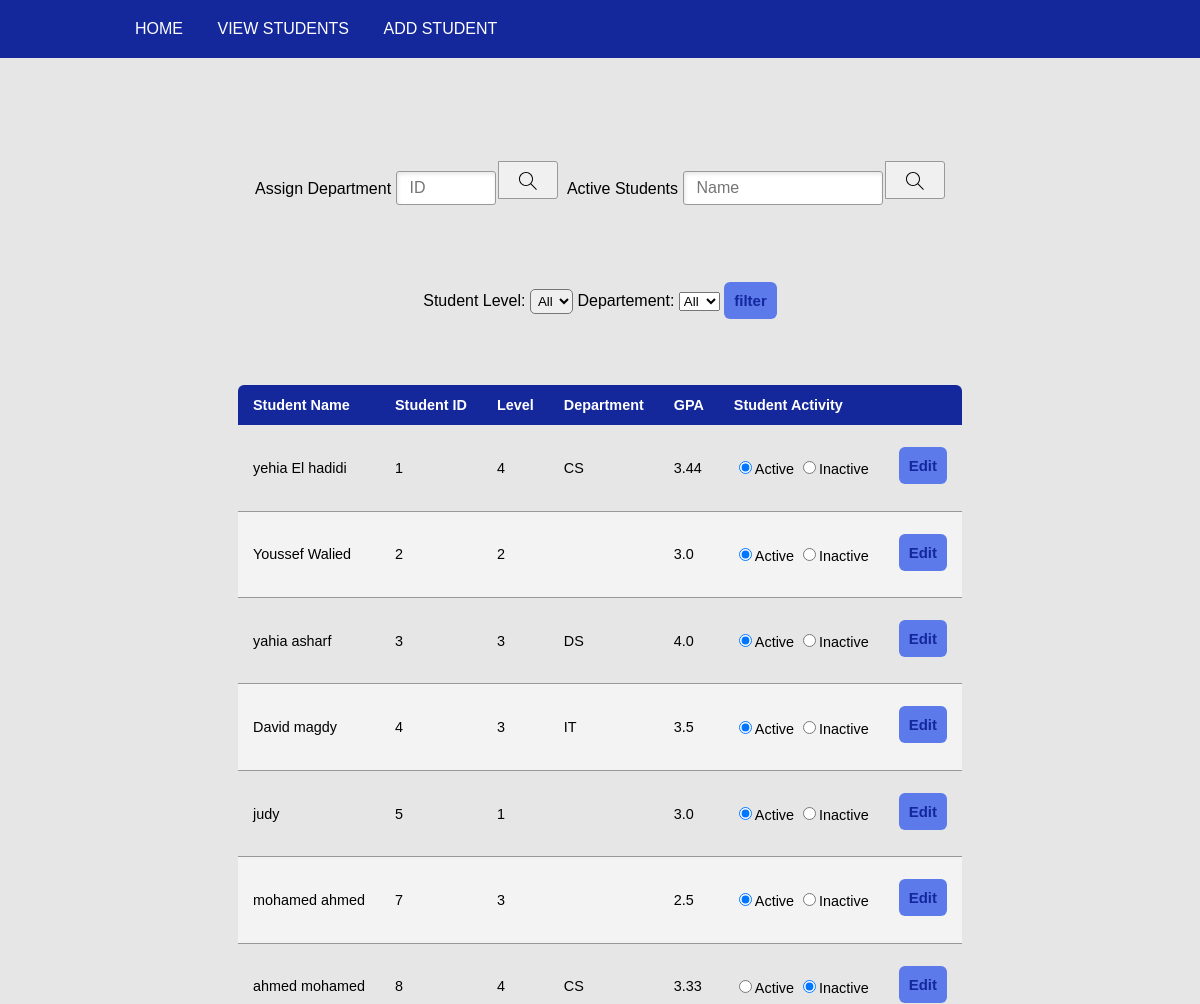
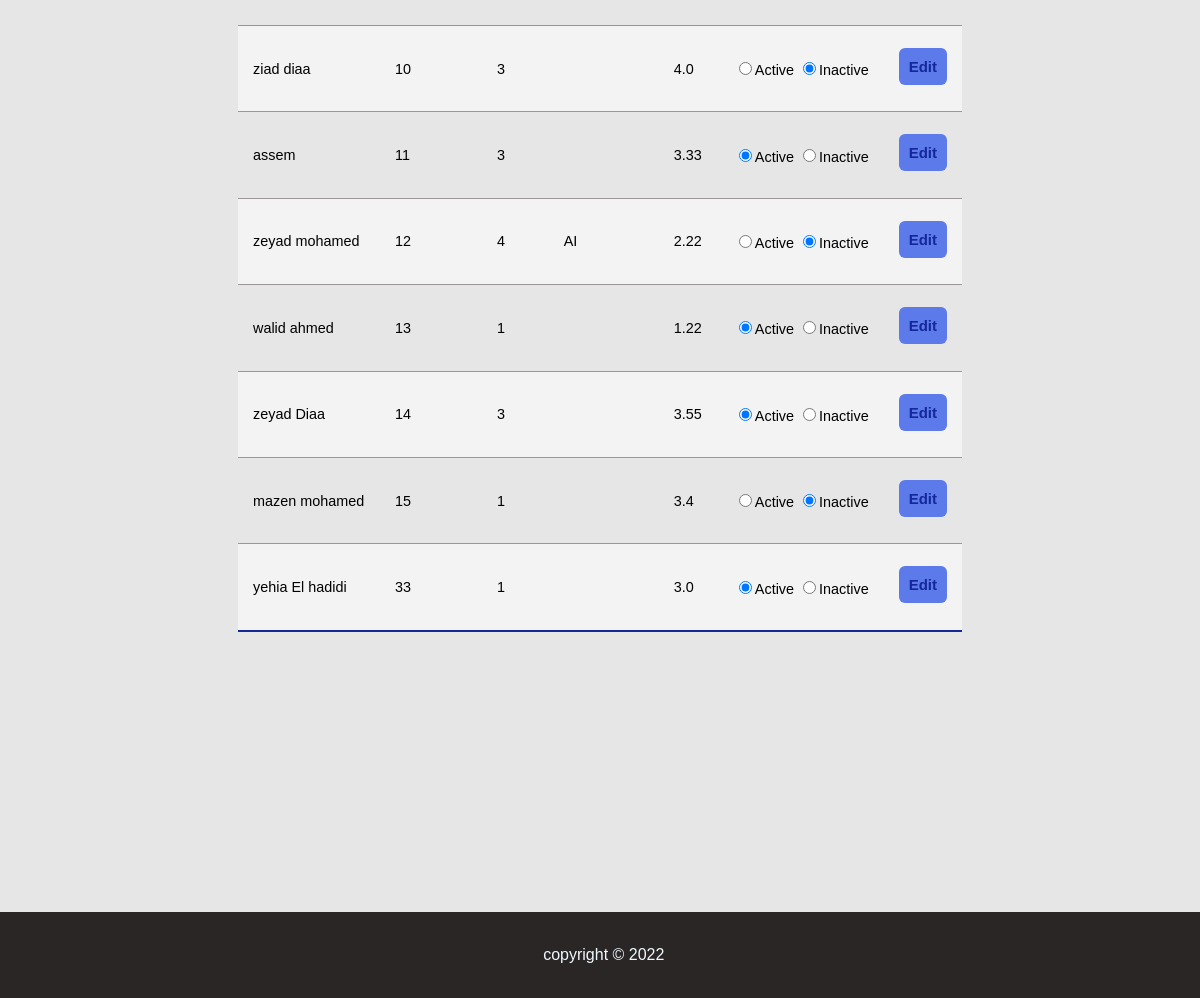
/view, run on the app's committed database (2 pictures, top to bottom).
### StudentAffiars/models.py (models this page shows)
class Student(models.Model):
    ID = models.IntegerField(primary_key = True )
    Name = models.CharField(max_length=50)
    GPA = models.FloatField()
    level = models.IntegerField()
    mail = models.CharField(max_length=50)
    phone = models.CharField(max_length=12)
    dep = models.CharField(max_length=2, blank=True)
    Gender = models.CharField(max_length=30)
    status = models.CharField(max_length=30)
    birth = models.DateField()

### StudentAffiars/views.py (the view)
# urls.py: path("view", views.view, name = "view"),
def view(request):
    return render(request,"view.html",{
        "students" : Student.objects.all()
    })

### StudentAffiars/templates/view.html (shortened to what this page needs)
﻿<head>
  {%extends "navigatefotter.html" %}
  {%block body%}
  {% load static %}
  <br />
  <div class="viewtable" style="margin-bottom: 230px;">
    <div align="center" style="margin-top:30px;">
      <div class="search-section">
        <form action="{% url 'assign' %}" method="post">
          Assign Department
          <input class="search-bar" type="number" id="searchid" name="searchid" placeholder="ID" style="width: 100px;"
            required>
          <button class="search-btn" type="submit" value="search"><img class="search-icon"
              src="{% static 'pic/search.svg'%}"></button>
        </form>
        <form action="{% url 'activeStudents' %}" method="post">
          &nbsp;&nbsp;Active Students
          <input class="search-bar" type="text" id="searchname" name="searchname" placeholder="Name" required>
          <button class="search-btn" type="submit" value="search"><img class="search-icon"
              src="{% static 'pic/search.svg'%}"></button>
        </form>
      </div>
    </div>
    <br />
    <form align="center">
      Student Level:
      <select class="form-input" name="level" id="levelfilter">
        <option>All</option>
      </select>
      Departement:
      <select name="level" id="departmentlevel">
        <option>All</option>
      </select>
      <button class="filter-save-btn" type="button" onclick="filter()">filter</button>
    </form><br />
    <table id="viewStudent" class="content-table">
      <thead>
        <tr>
          <th>Student Name</th>
          <th>Student ID</th>
          <th>Level</th>
          <th>Department</th>
          <th>GPA</th>
          <th>Student Activity</th>
          <th></th>
        </tr>
      </thead>
      <tbody>
        {%for student in students %}
        <tr>
          <td>{{student.Name}}</td>
          <td>{{student.ID}}</td>
          <td>{{student.level}}</td>
          <td>{{student.dep}}</td>
          <td>{{student.GPA}}</td>
          {% if student.status == "Active"%}
          <td><input type="radio" id="A{{student.ID}}" name={{student.ID}} value="Active" checked
              onclick="changeActive('A{{student.ID}}')">Active <input type="radio" id={{student.ID}} name={{student.ID}}
              value="Inactive" onclick="changeActive('{{student.ID}}')">Inactive </td>
          {% else %}
          <td><input type="radio" id="A{{student.ID}}" name={{student.ID}} value="Active"
              onclick="changeActive('A{{student.ID}}')">Active <input type="radio" id={{student.ID}} name={{student.ID}}
              value="Inactive" onclick="changeActive('{{student.ID}}')" checked>Inactive </td>
          {%endif%}
          <td>
            <form action="{% url 'edit' student.ID  %}" method="post">
              <button class="filter-save-btn" type="submit" value="edit">Edit</button>
            </form>
          </td>
        </tr>
        {%endfor%}
      </tbody>
    </table>
    <br />
  </div>
  {%endblock%}

### StudentAffiars/templates/navigatefotter.html
    {% load static %}
    <link rel="stylesheet" type="text/css" href="{% static 'StyleSheet.css'%}">
    <link rel="stylesheet" type="text/css" href="{% static 'search-view.css'%}">
</head>
<body>
    <nav class="list">
        <div class="context">
            <ul>
                <li><a href="{% url 'home' %}">Home</a></li>
                <li><a href="{% url 'view' %}">View Students</a> </li>
                <li><a href="{% url 'add' %}">Add Student</a></li>
            </ul>
        </div>
    </nav>
    {% block body %}
    {% endblock%}
    <footer class="foot context">
        <p style="color: aliceblue; text-align: center;">copyright &copy; 2022</p>
    </footer>
</body>

### StudentAffiars/static/StyleSheet.css (style rules this page uses)
.form-input { margin-top: 5px; border-width: 1px; border-radius: 5px; display: inline-block; padding: 3px; text-align: left; }
body { background-color: #E6E6E6; margin: 0; line-height: 1.6em; font-family: Arial, Helvetica, sans-serif; }
p { margin: 0px; padding: 10px; }
.context { width: 80%; margin: auto; overflow: hidden; }
a { color: white; text-decoration: none; padding: 5px; border-radius: 3px; text-transform: uppercase; transition: background-color 0.3s, color 0.3s, font-weight 0.3s, padding 0.3s; }
.list { background-color: #14279B; color: #3D56B2; position: fixed; top: 0; left: 0; right: 0; }
.list ul { padding: 0; list-style: none; }
.list li { display: inline; margin: 10px; }
.foot { margin-top: 12px; background-color: rgb(43, 38, 38); padding: 20px; width: 97.3%; align-items: flex-end; }

### StudentAffiars/static/search-view.css (style rules this page uses)
.viewtable { display: flex; flex-direction: column; align-items: center; }
.content-table { border-collapse: collapse; border-radius: 6px 6px 0 0; overflow: hidden; margin: 25px 0; font-size: 0.9em; min-width: 400px; }
.content-table thead tr { background-color: #14279B; color: white; text-align: left; font-weight: bold; }
.content-table th, .content-table td { padding: 12px 15px; }
.content-table tbody tr { border-bottom: 1px solid rgb(156, 151, 151); }
.content-table tbody tr:nth-of-type(even) { background-color: #f3f3f3; }
.content-table tbody tr:last-of-type { border-bottom: 2px solid #14279B; }
.search-section { padding: 25px 0 25px 0; display:flex; align-items: center; margin-top: 70px; text-align:center; justify-content: center; }
.search-bar { width: 200px; height: 34px; margin-right: -2px; padding-left: 11px; border-style: solid; border-width: 1px; border-radius: 3px; font-size: 17px; text-align: left; box-shadow: inset 1px 2px 4px rgba(0, 0, 0, 0.1); border-color: rgb(153, 153, 153); }
.search-bar::placeholder { font-family: Arial, Helvetica, sans-serif; padding-left: 2px; font-size: 16px; text-align: left; }
.search-btn { width: 60px; height: 38px; border-style: solid; cursor: pointer; border-width: 1px; border-radius: 3px; border-top-left-radius: 0; border-bottom-left-radius: 0; border-color: rgb(153, 153, 153); background-color: rgb(240, 240, 240); margin-top: 10px; }
.search-icon { height: 24px; margin-top: 3px; }
.filter-save-btn { margin-top: 10px; font-weight: bold; font-size: 15px; padding: 10px; border-style: none; background-color: #5C7AEA; color: #14279B; border-radius: 6px; transition: opacity 0.25s; }

### data on the page
Student: Name "yehia El hadidi", ID "1", level "4", dep "CS", GPA "3.44"
Student: Name "Youssef Walied", ID "2", level "2", GPA "3.0"
Student: Name "yahia asharf", ID "3", level "3", dep "DS", GPA "4.0"
Student: Name "David magdy", ID "4", level "3", dep "IT", GPA "3.5"
Student: Name "judy", ID "5", level "1", GPA "3.0"
Student: Name "mohamed ahmed", ID "7", level "3", GPA "2.5"
Student: Name "ahmed mohamed", ID "8", level "4", dep "CS", GPA "3.33"
Student: Name "ziad diaa", ID "10", level "3", GPA "4.0"
Student: Name "assem", ID "11", level "3", GPA "3.33"
Student: Name "zeyad mohamed", ID "12", level "4", dep "AI", GPA "2.22"
Student: Name "walid ahmed", ID "13", level "1", GPA "1.22"
Student: Name "zeyad Diaa", ID "14", level "3", GPA "3.55"
Student: Name "mazen mohamed", ID "15", level "1", GPA "3.4"
Student: Name "yehia El hadidi", ID "33", level "1", GPA "3.0"
